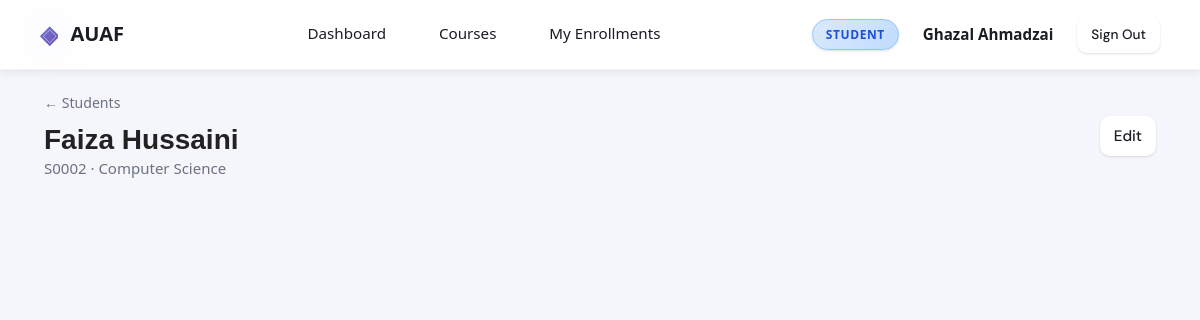
Page /students/2 (signed in) on the committed database.
### tables this page shows
CREATE TABLE users (
    id INTEGER PRIMARY KEY AUTOINCREMENT,
    username TEXT,
    email TEXT UNIQUE,
    password TEXT,
    role TEXT
);

CREATE TABLE students (
    id INTEGER PRIMARY KEY AUTOINCREMENT,
    user_id INTEGER,
    full_name TEXT,
    department TEXT,
    FOREIGN KEY(user_id) REFERENCES users(id)
);

### routes/student_routes.py (the view)
@students_bp.route("/<int:student_id>")
def view_student(student_id):
    if "username" not in session:
        return redirect(url_for("auth.login"))
    student = get_student_by_id(student_id)
    if not student:
        flash("Student not found.", "danger")
        return redirect(url_for("students.list_students"))
    return render_template("students/detail.html", student=student)

### app.py (called while the page is built)
@app.context_processor
def inject_globals():
    return {"current_user": CurrentUser()}

    @property
    def is_authenticated(self):
        return "username" in session

    @property
    def is_admin(self):
        return session.get("role") == "admin"

    @property
    def full_name(self):
        return session.get("full_name") or session.get("username") or "User"

### helpers/db.py (called while the page is built)
def get_db_connection():
    import os
    db_path = os.path.join(os.path.dirname(os.path.dirname(__file__)), "database.db")
    conn = sqlite3.connect(db_path)
    conn.row_factory = sqlite3.Row
    return conn

def table_exists(table_name):
    conn = get_db_connection()
    row = conn.execute(
        "SELECT name FROM sqlite_master WHERE type='table' AND name=?",
        (table_name,),
    ).fetchone()
    conn.close()
    return row is not None

    def order_by(self, field_name):
        reverse = False
        key_name = field_name
        if field_name.startswith("-"):
            reverse = True
            key_name = field_name[1:]
        sorted_items = sorted(
            self.items,
            key=lambda x: getattr(x, key_name, datetime.min) or datetime.min,
            reverse=reverse
        )
        return EnrollmentList(sorted_items)

    def all(self):
        return self.items

### templates/students/detail.html (shortened to what this page needs)
{% extends "base.html" %}
{% block content %}
<div class="page-header">
  <div>
    <a href="{{ url_for('students.list_students') }}" class="back-link">← Students</a>
    <h1 class="page-title">{{ student.full_name }}</h1>
    <p class="page-subtitle">{{ student.student_id }} · {{ student.department or 'No department' }}</p>
  </div>
  <a href="{{ url_for('students.edit_student', student_id=student.id) }}" class="btn btn-ghost">Edit</a>
</div>
<div class="detail-grid">
  <div class="detail-main">
      {% set active = student.active_enrollments %}
      {% set all_e = student.enrollments.order_by('enrolled_at').all() %}
  </div>
  <div class="detail-side">
  </div>
</div>
{% endblock %}

### templates/base.html (shortened to what this page needs)
<!DOCTYPE html>
<html lang="en">
<head>
  <link rel="stylesheet" href="{{ url_for('static', filename='css/main.css') }}" />
</head>
<body>
{% if current_user.is_authenticated %}
<nav class="navbar">
  <a class="navbar-brand" href="{{ url_for('main.dashboard') }}">
    <span class="brand-icon">◈</span> AUAF
  </a>
  <ul class="nav-links">
    <li>
<a href="{{ url_for('main.dashboard') }}"
class="{% if request.blueprint == 'main' %}active{% endif %}">
Dashboard
</a>
</li>
    <li><a href="{{ url_for('courses.list_courses') }}" class="{% if request.blueprint == 'courses' %}active{% endif %}">Courses</a></li>
    {% if current_user.is_admin %}
    <li><a href="{{ url_for('students.list_students') }}" class="{% if request.blueprint == 'students' %}active{% endif %}">Students</a></li>
    {% else %}
    <li><a href="{{ url_for('enrollment.history') }}" class="{% if request.endpoint == 'enrollment.history' or request.blueprint == 'enrollment' %}active{% endif %}">My Enrollments</a></li>
    {% endif %}
  </ul>
  <div class="nav-user">
    <span class="user-badge {{ 'badge-admin' if current_user.is_admin else 'badge-student' }}">
      {{ 'Admin' if current_user.is_admin else 'Student' }}
    </span>
    <span class="username">
  {{ 'System Administrator' if current_user.is_admin else current_user.full_name }}
</span>
    <a href="{{ url_for('auth.logout') }}" class="btn btn-ghost btn-sm">Sign Out</a>
  </div>
</nav>
{% endif %}
<main class="main-content">
  <div class="container">
    {% block content %}{% endblock %}
  </div>
</main>
</body>
</html>

### rows in the picture
users: role "STUDENT"
students: full_name "Faiza Hussaini", department "Computer Science"

### other values in the picture
{{ student.student_id }} "S0002"
